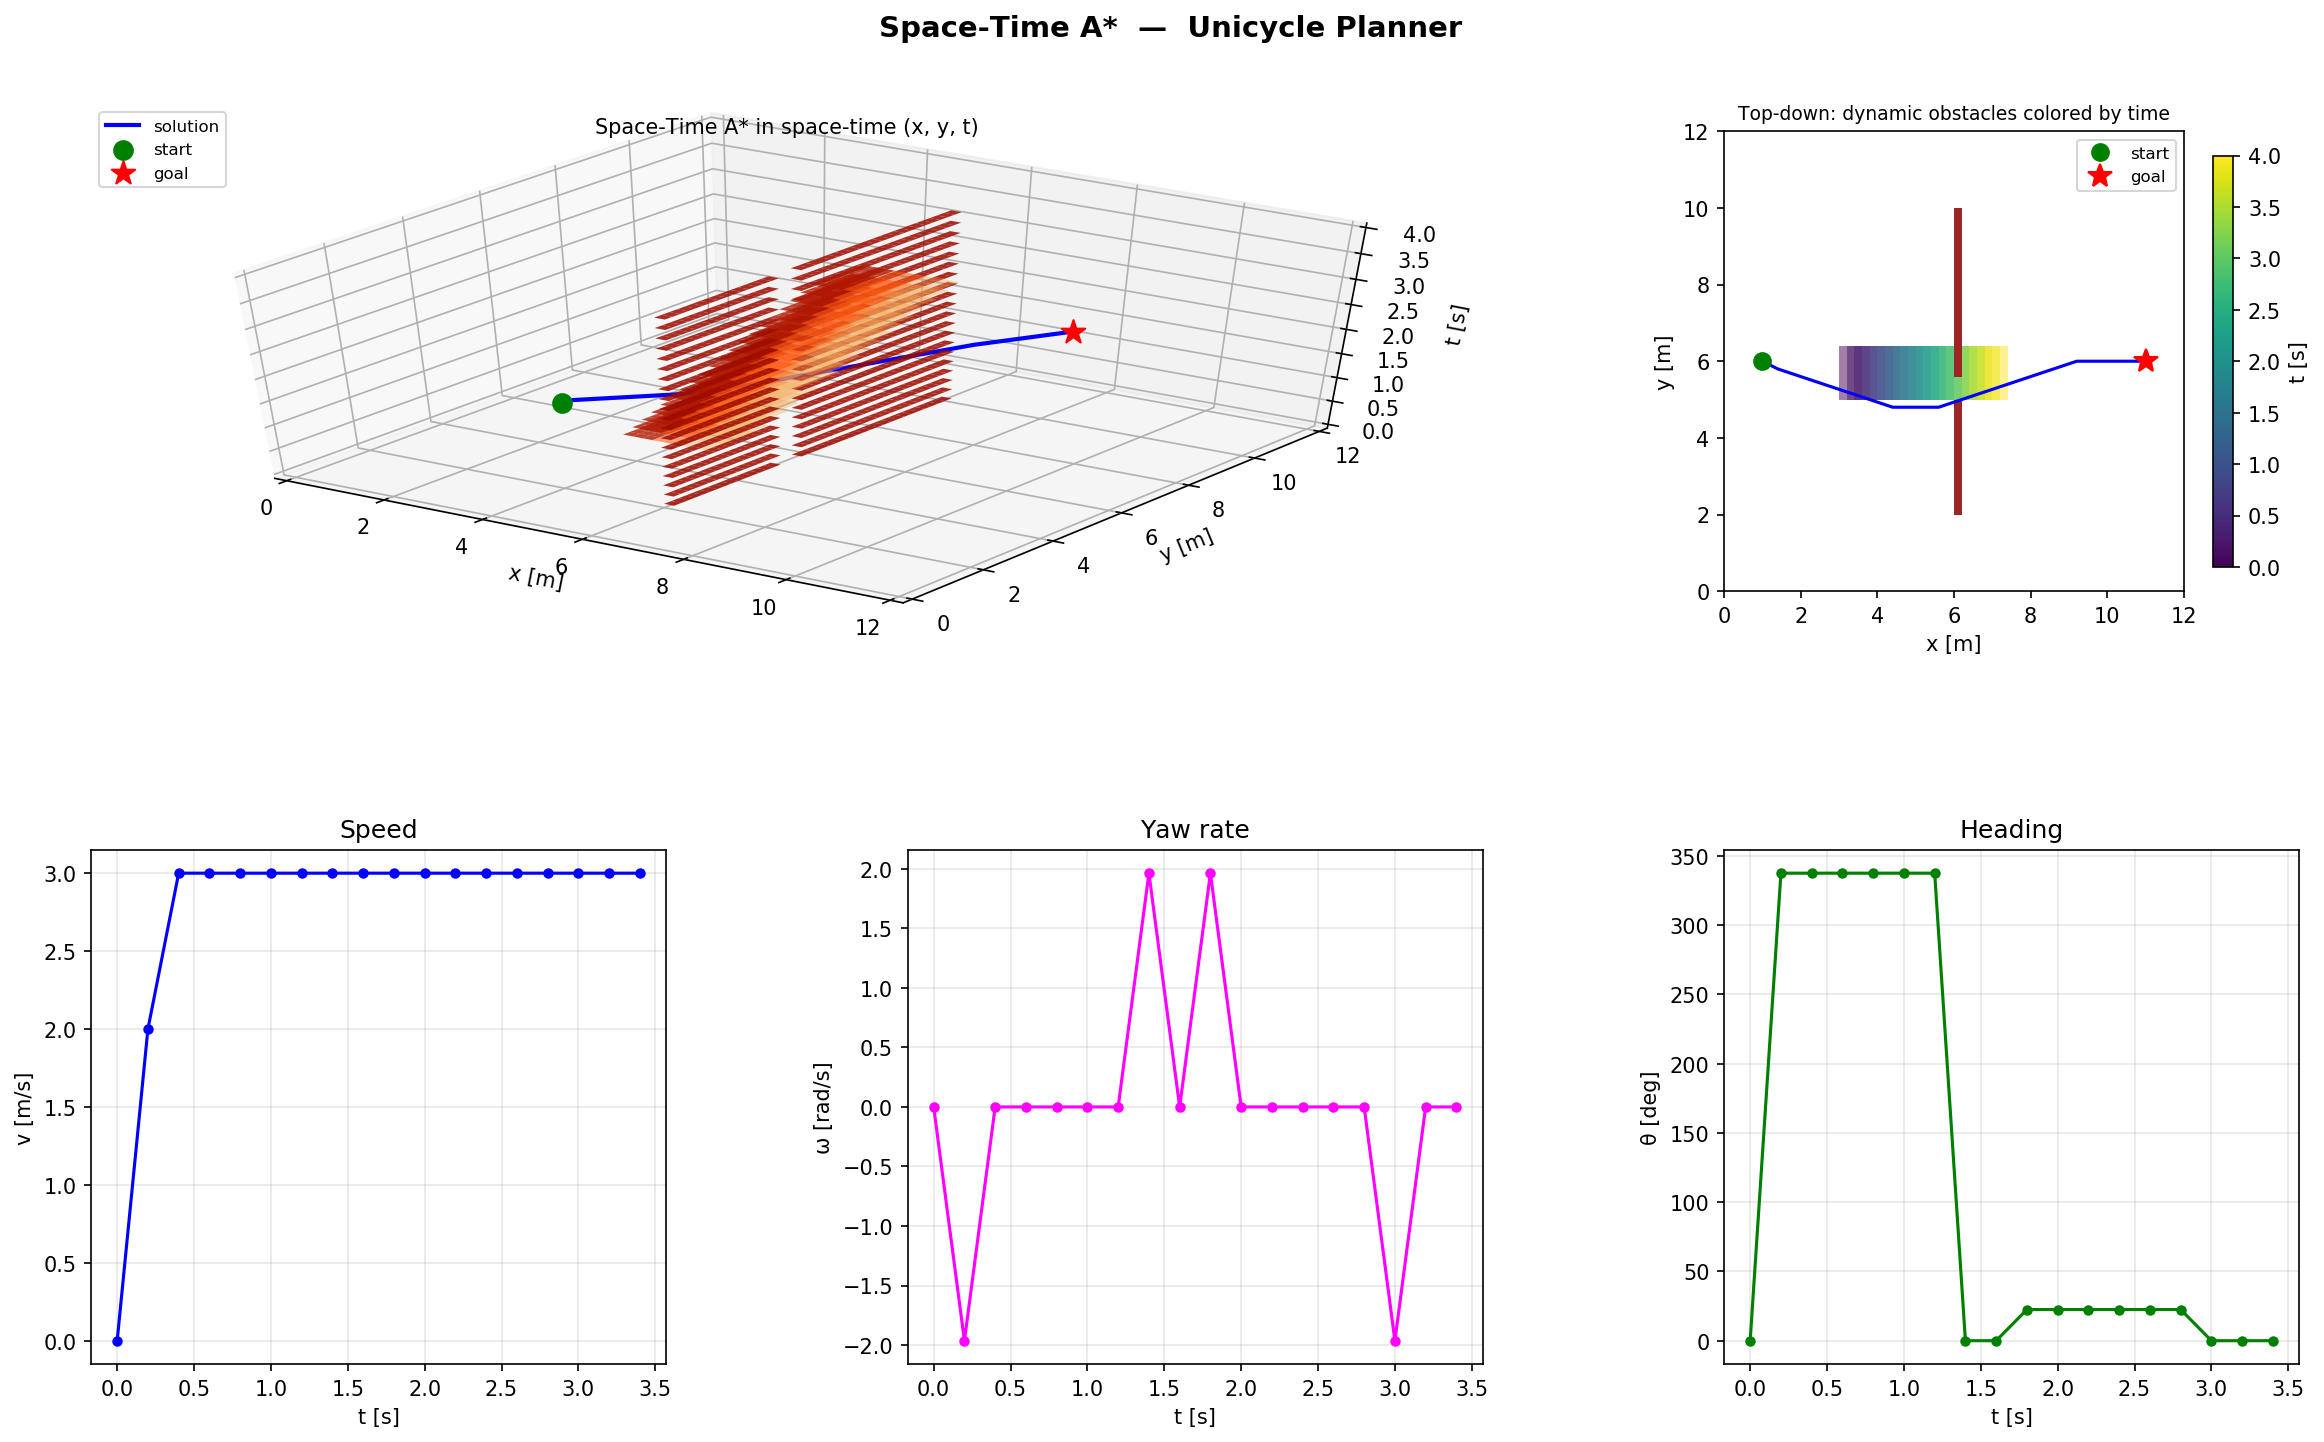

Python code for this plot:
"""
Space-Time A* for a unicycle mobile robot on a 3D space-time grid.

Map spec
--------
  - Grid:  X = 60, Y = 60, T = 20
  - Resolution:  res_xy = 0.2 m,   dt = 0.2 s   (horizon = 4 s)
  - occ_prob[i, j, k] in [0, 1] : probability that cell (i, j) is occupied at time-layer k

Robot spec
----------
  - Unicycle:  v_max = 3.0 m/s,  w_max = 0.8 rad/s
  - No reverse motion.

Search
------
  - State:    (i, j, k, h)   where h is a discretised heading index (16 dirs, 22.5 deg)
  - Action:   pick a "next heading" h' within +-1 of h (so |dtheta| <= 22.5 deg per step),
              then move 0..N_MAX cells along that heading direction.
              v_max * dt = 0.6 m  ->  max 3 cells per step (since res_xy = 0.2 m).
  - Cost:     w_t*dt + w_p*P_occ(next) + w_a*|dv| + w_w*|dtheta|
              cells with P_occ > P_HARD are treated as blocked (cost = inf).
  - Heuristic:  Euclidean distance / v_max  (admissible).
  - Time only moves forward (k -> k+1 every expansion).

Notes on the heading discretisation
-----------------------------------
The robot's true per-step heading change limit is w_max * dt = 0.16 rad ~= 9.2 deg.
A 16-dir grid has 22.5 deg per step, which is somewhat coarser than the true limit.
For tighter compliance, increase NUM_HEADINGS (e.g. 32 or 64).  We expose it as a
parameter so it is easy to tune.
"""

from __future__ import annotations

import heapq
import math
from dataclasses import dataclass, field
from typing import List, Optional, Tuple

import numpy as np
import matplotlib
matplotlib.use("Agg")
import matplotlib.pyplot as plt
import matplotlib.gridspec as gridspec
from matplotlib.colors import LinearSegmentedColormap
from mpl_toolkits.mplot3d.art3d import Poly3DCollection


# ---------------------------------------------------------------------------
# Configuration
# ---------------------------------------------------------------------------

@dataclass
class PlannerConfig:
    # Map
    nx: int = 60
    ny: int = 60
    nt: int = 20
    res_xy: float = 0.2          # [m]
    dt: float = 0.2              # [s]

    # Robot
    v_max: float = 3.0           # [m/s]
    w_max: float = 0.8           # [rad/s]

    # Discretisation
    num_headings: int = 16       # heading bins on the unit circle

    # Obstacle handling
    p_hard: float = 0.7          # >= this -> blocked
    p_soft_min: float = 0.3      # below this -> no soft cost

    # Cost weights
    w_time: float = 1.0          # per step
    w_prob: float = 5.0          # per soft cell traversed
    w_accel: float = 0.2         # per |dv|  (m/s)
    w_yaw: float = 0.5           # per |dtheta|  (rad)

    # Misc
    allow_in_place_rotation: bool = False  # if True, v=0 transitions are allowed


# ---------------------------------------------------------------------------
# Search node
# ---------------------------------------------------------------------------

@dataclass(order=True)
class PQItem:
    f: float
    counter: int
    state: Tuple[int, int, int, int] = field(compare=False)
    g: float = field(compare=False, default=0.0)
    v_prev: float = field(compare=False, default=0.0)        # speed used to enter this state
    parent: Optional["PQItem"] = field(compare=False, default=None)


# ---------------------------------------------------------------------------
# Planner
# ---------------------------------------------------------------------------

class SpaceTimeAStar:
    def __init__(self, occ_prob: np.ndarray, cfg: PlannerConfig):
        assert occ_prob.shape == (cfg.nx, cfg.ny, cfg.nt), (
            f"occ_prob shape {occ_prob.shape} != ({cfg.nx},{cfg.ny},{cfg.nt})"
        )
        self.occ = occ_prob
        self.cfg = cfg

        # Precompute heading angles
        self.headings = np.linspace(
            0.0, 2.0 * math.pi, cfg.num_headings, endpoint=False
        )

        # Max cells per step from v_max
        self.max_cells = int(math.floor(cfg.v_max * cfg.dt / cfg.res_xy + 1e-9))
        # Max heading bins delta per step from w_max
        max_dtheta = cfg.w_max * cfg.dt
        bin_size = 2.0 * math.pi / cfg.num_headings
        self.max_dh_bins = max(1, int(math.floor(max_dtheta / bin_size + 1e-9)))
        # If the robot's w_max is below one bin, we still allow at least 0 (no turn)
        # but never more than max_dh_bins.

    # ---- helpers ----------------------------------------------------------

    def _idx_from_xy(self, x: float, y: float) -> Tuple[int, int]:
        i = int(round(x / self.cfg.res_xy))
        j = int(round(y / self.cfg.res_xy))
        return i, j

    def _in_bounds(self, i: int, j: int, k: int) -> bool:
        return 0 <= i < self.cfg.nx and 0 <= j < self.cfg.ny and 0 <= k < self.cfg.nt

    def _occ_cost(self, i: int, j: int, k: int) -> float:
        p = float(self.occ[i, j, k])
        if p >= self.cfg.p_hard:
            return math.inf
        if p <= self.cfg.p_soft_min:
            return 0.0
        # linear ramp in [p_soft_min, p_hard]
        return (p - self.cfg.p_soft_min) / (self.cfg.p_hard - self.cfg.p_soft_min)

    def _heuristic(self, i: int, j: int, gi: int, gj: int) -> float:
        d = math.hypot(i - gi, j - gj) * self.cfg.res_xy
        return d / self.cfg.v_max

    def _line_cells(self, i0: int, j0: int, i1: int, j1: int) -> List[Tuple[int, int]]:
        """Bresenham line between two grid cells, inclusive of both ends."""
        cells = []
        dx = abs(i1 - i0)
        dy = abs(j1 - j0)
        sx = 1 if i0 < i1 else -1
        sy = 1 if j0 < j1 else -1
        err = dx - dy
        i, j = i0, j0
        while True:
            cells.append((i, j))
            if i == i1 and j == j1:
                break
            e2 = 2 * err
            if e2 > -dy:
                err -= dy
                i += sx
            if e2 < dx:
                err += dx
                j += sy
        return cells

    # ---- main search ------------------------------------------------------

    def plan(
        self,
        start_xy: Tuple[float, float],
        start_heading: float,
        goal_xy: Tuple[float, float],
        start_speed: float = 0.0,
    ) -> Optional[List[dict]]:
        cfg = self.cfg
        si, sj = self._idx_from_xy(*start_xy)
        gi, gj = self._idx_from_xy(*goal_xy)
        sh = int(round(start_heading / (2.0 * math.pi) * cfg.num_headings)) % cfg.num_headings

        if not self._in_bounds(si, sj, 0) or not (0 <= gi < cfg.nx and 0 <= gj < cfg.ny):
            raise ValueError("Start or goal out of bounds.")

        open_pq: List[PQItem] = []
        # best_g[(i, j, k, h)] -> best g found
        best_g: dict = {}
        counter = 0

        start_state = (si, sj, 0, sh)
        h0 = self._heuristic(si, sj, gi, gj)
        start_item = PQItem(f=h0, counter=counter, state=start_state, g=0.0,
                            v_prev=start_speed, parent=None)
        heapq.heappush(open_pq, start_item)
        best_g[start_state] = 0.0

        # Precompute candidate next-heading offsets (signed bin deltas)
        dh_offsets = list(range(-self.max_dh_bins, self.max_dh_bins + 1))

        # Precompute step-length options (in cells, along the chosen heading)
        min_step = 0 if cfg.allow_in_place_rotation else 1
        step_options = list(range(min_step, self.max_cells + 1))

        goal_item: Optional[PQItem] = None

        while open_pq:
            cur = heapq.heappop(open_pq)
            if cur.g > best_g.get(cur.state, math.inf):
                continue  # stale

            ci, cj, ck, ch = cur.state

            # Goal test: reached (gi, gj) at any time within horizon
            if ci == gi and cj == gj:
                goal_item = cur
                break

            if ck >= cfg.nt - 1:
                continue  # cannot extend further in time

            cur_theta = self.headings[ch]

            for dh in dh_offsets:
                nh = (ch + dh) % cfg.num_headings
                ntheta = self.headings[nh]

                for n_cells in step_options:
                    # next position (cells move along the *next* heading direction;
                    # this is the standard unicycle Euler step at the new heading)
                    dx_cells = int(round(math.cos(ntheta) * n_cells))
                    dy_cells = int(round(math.sin(ntheta) * n_cells))

                    # In-place rotation case
                    if n_cells == 0:
                        if not cfg.allow_in_place_rotation:
                            continue
                        ni, nj = ci, cj
                    else:
                        ni = ci + dx_cells
                        nj = cj + dy_cells

                    nk = ck + 1
                    if not self._in_bounds(ni, nj, nk):
                        continue

                    # Sweep all cells the robot passes through, checked at the
                    # *arrival* time-layer nk. (Conservative: the robot is treated
                    # as occupying the swept segment instantaneously at t = nk.)
                    swept = self._line_cells(ci, cj, ni, nj)
                    occ_total = 0.0
                    blocked = False
                    for (ii, jj) in swept:
                        c = self._occ_cost(ii, jj, nk)
                        if math.isinf(c):
                            blocked = True
                            break
                        occ_total += c
                    if blocked:
                        continue

                    # Speed used during this step
                    v_step = (n_cells * cfg.res_xy) / cfg.dt
                    if v_step > cfg.v_max + 1e-9:
                        continue  # safety: should not happen due to step_options
                    dv = abs(v_step - cur.v_prev)
                    dtheta = abs(dh) * (2.0 * math.pi / cfg.num_headings)

                    step_cost = (
                        cfg.w_time * cfg.dt
                        + cfg.w_prob * occ_total
                        + cfg.w_accel * dv
                        + cfg.w_yaw * dtheta
                    )

                    ng = cur.g + step_cost
                    nstate = (ni, nj, nk, nh)
                    if ng >= best_g.get(nstate, math.inf):
                        continue
                    best_g[nstate] = ng

                    nh_heur = self._heuristic(ni, nj, gi, gj)
                    counter += 1
                    heapq.heappush(open_pq, PQItem(
                        f=ng + nh_heur, counter=counter, state=nstate,
                        g=ng, v_prev=v_step, parent=cur,
                    ))

        if goal_item is None:
            return None

        # Reconstruct path
        path: List[dict] = []
        node: Optional[PQItem] = goal_item
        while node is not None:
            i, j, k, h = node.state
            path.append({
                "i": i, "j": j, "k": k,
                "x": i * cfg.res_xy,
                "y": j * cfg.res_xy,
                "t": k * cfg.dt,
                "theta": self.headings[h],
                "v": node.v_prev,
                "g": node.g,
            })
            node = node.parent
        path.reverse()
        return path


# ---------------------------------------------------------------------------
# Demo
# ---------------------------------------------------------------------------

def _demo():
    cfg = PlannerConfig()
    rng = np.random.default_rng(0)

    # Start with a low background occupancy
    occ = rng.uniform(0.0, 0.05, size=(cfg.nx, cfg.ny, cfg.nt))

    # A static wall with a gap, present at all times
    occ[30, 10:25, :] = 0.95
    occ[30, 28:50, :] = 0.95

    # A dynamic obstacle moving in +x over time, blocking part of the corridor
    # 이동 방향(+x) 앞쪽으로 4단계 확률 감쇠 halo, 각 단계 두께 2 cells
    halo_probs = [0.65, 0.45, 0.28, 0.12]
    thickness = 3
    for k in range(cfg.nt):
        cx = 15 + k  # moves from x=15 cell to x=34 cell over 4 s
        # 본체: thickness 개 cell
        for dx in range(thickness):
            hx = cx + dx
            if 0 <= hx < cfg.nx:
                occ[hx, 25:32, k] = np.maximum(occ[hx, 25:32, k], 0.9)
        # halo 각 단계: thickness 개 cell 씩
        for stage, prob in enumerate(halo_probs):
            for dx in range(thickness):
                hx = cx + thickness + stage * thickness + dx
                if 0 <= hx < cfg.nx:
                    occ[hx, 25:32, k] = np.maximum(occ[hx, 25:32, k], prob)

    planner = SpaceTimeAStar(occ, cfg)
    path = planner.plan(
        start_xy=(1.0, 6.0),     # (x, y) in metres
        start_heading=0.0,        # facing +x
        goal_xy=(11.0, 6.0),
        start_speed=0.0,
    )

    if path is None:
        print("No path found.")
        return

    print(f"Path length: {len(path)} waypoints, time {path[-1]['t']:.2f}s, "
          f"cost g={path[-1]['g']:.3f}")
    print(f"max cells/step = {planner.max_cells}, max heading bins/step = {planner.max_dh_bins}")
    for w in path[::max(1, len(path) // 10)]:
        print(f"  t={w['t']:.2f}s  (i,j,k)=({w['i']:2d},{w['j']:2d},{w['k']:2d})  "
              f"theta={math.degrees(w['theta']):6.1f} deg  v={w['v']:.2f} m/s")

    _visualise(occ, cfg, path)


def _visualise(occ: np.ndarray, cfg: PlannerConfig, path: List[dict]) -> None:
    """PNG 시각화: 3D 시공간, Top-down 2D, 속도 / 요레이트 / 헤딩 그래프."""
    res = cfg.res_xy
    dt  = cfg.dt

    # ---- 경로 데이터 ----
    xs      = [w["x"]                   for w in path]
    ys      = [w["y"]                   for w in path]
    ts_path = [w["t"]                   for w in path]
    vs      = [w["v"]                   for w in path]
    ths_deg = [math.degrees(w["theta"]) for w in path]

    # 요레이트 [rad/s] — 단계별 헤딩 차분 / dt
    yaw_rates = [0.0]
    for idx in range(1, len(path)):
        dtheta  = path[idx]["theta"] - path[idx - 1]["theta"]
        dtheta  = (dtheta + math.pi) % (2 * math.pi) - math.pi   # [-π, π]
        dt_step = path[idx]["t"] - path[idx - 1]["t"]
        yaw_rates.append(dtheta / dt_step if dt_step > 0 else 0.0)

    # ---- 컬러맵 설정 ----
    static_mask = np.min(occ, axis=2) >= cfg.p_hard
    time_cmap   = plt.cm.viridis   # top-down: 시간별
    # 3D: GIF와 동일한 점유확률 컬러맵 (흰색→khaki→orangered→darkred)
    occ_cmap = LinearSegmentedColormap.from_list(
        "occ3d", [(0.0, "white"), (cfg.p_soft_min, "khaki"),
                  (cfg.p_hard, "orangered"), (1.0, "darkred")]
    )

    # ================================================================
    # 레이아웃: 2행 × 3열
    #   [0, :2] 3D 시공간  |  [0, 2] Top-down
    #   [1, 0]  Speed      |  [1, 1] Yaw rate  |  [1, 2] Heading
    # ================================================================
    fig = plt.figure(figsize=(16, 10))
    fig.suptitle("Space-Time A*  —  Unicycle Planner", fontsize=14, fontweight="bold")
    gs = gridspec.GridSpec(2, 3, figure=fig,
                           hspace=0.45, wspace=0.42,
                           left=0.05, right=0.97, top=0.92, bottom=0.08)
    ax3d = fig.add_subplot(gs[0, :2], projection="3d")
    ax_td = fig.add_subplot(gs[0, 2])
    ax_v  = fig.add_subplot(gs[1, 0])
    ax_yr = fig.add_subplot(gs[1, 1])
    ax_h  = fig.add_subplot(gs[1, 2])

    # ================================================================
    # 1) 3D 시공간 플롯
    #    threshold: p_soft_min 이상 셀을 모두 표시 → halo까지 색 차이 가시화
    #    면 색상 = 점유확률 → occ_cmap (흰→khaki→orangered→darkred)
    #    알파 = 확률에 비례 (연한 halo는 반투명, hard 장애물은 불투명)
    # ================================================================
    faces_3d   = []
    fcolors_3d = []

    for k in range(cfg.nt):
        t_k   = k * dt
        cells = np.argwhere(occ[:, :, k] >= cfg.p_soft_min)
        for (ci, cj) in cells:
            x0, x1 = ci * res, (ci + 1) * res
            y0, y1 = cj * res, (cj + 1) * res
            faces_3d.append([(x0, y0, t_k), (x1, y0, t_k),
                              (x1, y1, t_k), (x0, y1, t_k)])
            p_val = float(occ[ci, cj, k])
            c     = occ_cmap(p_val)
            # 낮은 확률 셀은 반투명, hard 이상은 불투명에 가깝게
            alpha = 0.25 + 0.65 * min((p_val - cfg.p_soft_min) /
                                      (1.0 - cfg.p_soft_min), 1.0)
            fcolors_3d.append((c[0], c[1], c[2], alpha))

    if faces_3d:
        coll = Poly3DCollection(faces_3d, linewidth=0)
        coll.set_facecolor(fcolors_3d)
        ax3d.add_collection3d(coll)

    ax3d.plot(xs, ys, ts_path, "b-", linewidth=2.0, label="solution")
    ax3d.scatter([xs[0]],  [ys[0]],  [ts_path[0]],
                 c="green", s=80,  marker="o", depthshade=False, label="start")
    ax3d.scatter([xs[-1]], [ys[-1]], [ts_path[-1]],
                 c="red",   s=140, marker="*", depthshade=False, label="goal")

    ax3d.set_xlim(0, cfg.nx * res)
    ax3d.set_ylim(0, cfg.ny * res)
    ax3d.set_zlim(0, cfg.nt * dt)
    ax3d.set_xlabel("x [m]")
    ax3d.set_ylabel("y [m]")
    ax3d.set_zlabel("t [s]")
    ax3d.set_title("Space-Time A* in space-time (x, y, t)", fontsize=10)
    ax3d.view_init(elev=45, azim=-55)
    ax3d.legend(fontsize=8, loc="upper left")

    # ================================================================
    # 2) Top-down 2D
    #    정적: 짙은 빨간색,  동적: plasma 컬러맵 (시간별)
    # ================================================================
    si_arr, sj_arr = np.where(static_mask)
    for ci, cj in zip(si_arr, sj_arr):
        ax_td.add_patch(plt.Rectangle(
            (ci * res, cj * res), res, res,
            facecolor="darkred", alpha=0.85, linewidth=0
        ))

    for k in range(cfg.nt):
        dyn_mask = (occ[:, :, k] >= cfg.p_hard) & ~static_mask
        cells = np.argwhere(dyn_mask)
        if len(cells) == 0:
            continue
        c = time_cmap(k / max(cfg.nt - 1, 1))
        for (ci, cj) in cells:
            ax_td.add_patch(plt.Rectangle(
                (ci * res, cj * res), res, res,
                facecolor=c, alpha=0.5, linewidth=0
            ))

    ax_td.plot(xs, ys, "b-", linewidth=1.5)
    ax_td.plot(xs[0],  ys[0],  "go", markersize=8,  label="start")
    ax_td.plot(xs[-1], ys[-1], "r*", markersize=12, label="goal")
    ax_td.set_xlim(0, cfg.nx * res)
    ax_td.set_ylim(0, cfg.ny * res)
    ax_td.set_aspect("equal")
    ax_td.set_xlabel("x [m]")
    ax_td.set_ylabel("y [m]")
    ax_td.set_title("Top-down: dynamic obstacles colored by time", fontsize=9)
    ax_td.legend(fontsize=8)

    sm = plt.cm.ScalarMappable(cmap=time_cmap,
                                norm=plt.Normalize(0, cfg.nt * dt))
    sm.set_array([])
    plt.colorbar(sm, ax=ax_td, label="t [s]", shrink=0.8)

    # ================================================================
    # 3) 속도 / 요레이트 / 헤딩
    # ================================================================
    for ax, data, color, ylabel, title in [
        (ax_v,  vs,        "blue",    "v [m/s]",   "Speed"),
        (ax_yr, yaw_rates, "magenta", "ω [rad/s]", "Yaw rate"),
        (ax_h,  ths_deg,   "green",   "θ [deg]",   "Heading"),
    ]:
        ax.plot(ts_path, data, "-o", color=color, markersize=4)
        ax.set_xlabel("t [s]")
        ax.set_ylabel(ylabel)
        ax.set_title(title)
        ax.grid(True, alpha=0.3)

    out_path = "space_time_astar.png"
    fig.savefig(out_path, dpi=150, bbox_inches="tight")
    print(f"시각화 저장 완료: {out_path}")
    plt.close(fig)


if __name__ == "__main__":
    _demo()
